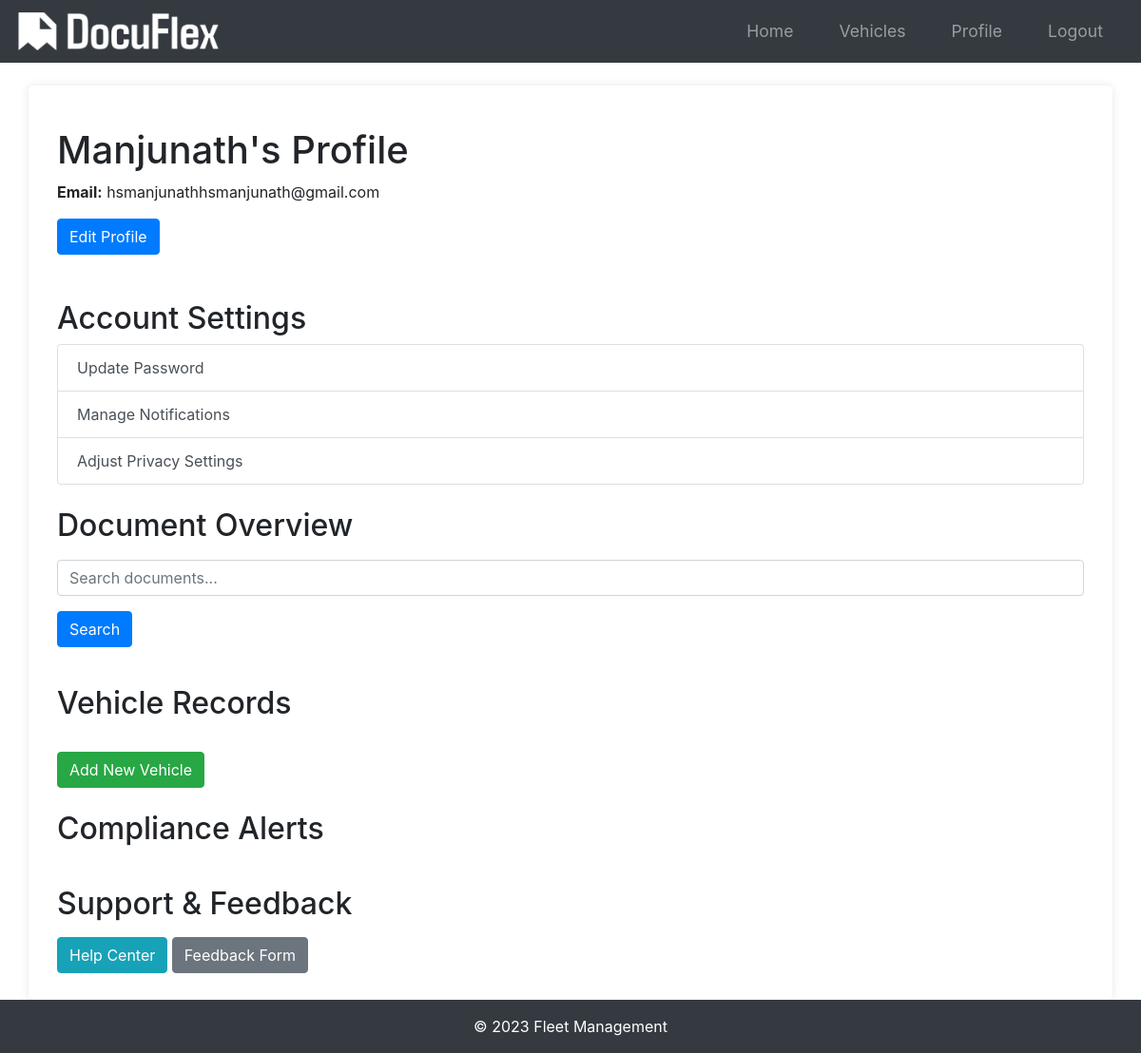
The app's page /profile (signed in), older data.
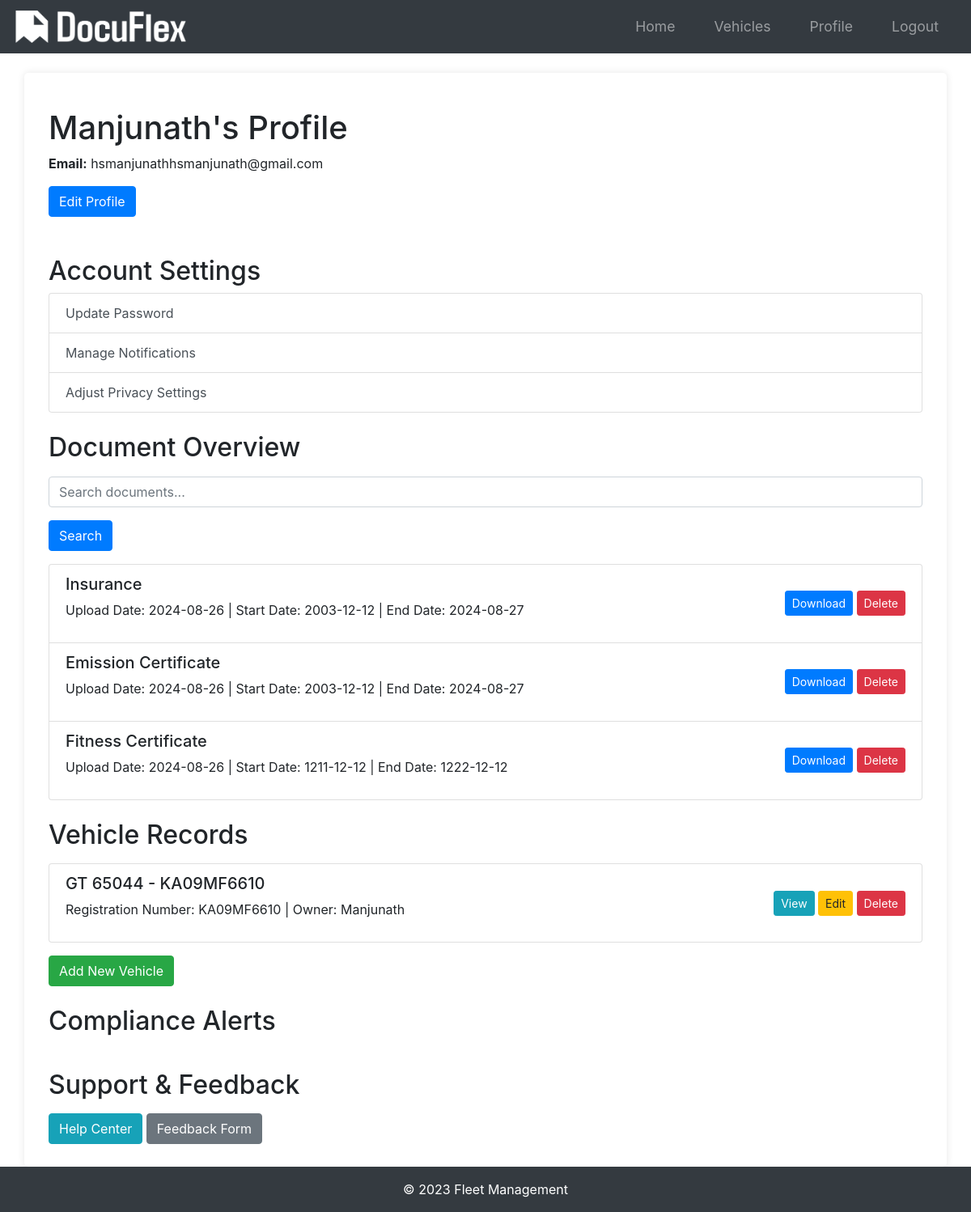
The same page, newer data.
### app/models.py (models this page shows, shortened)
class User(db.Model, UserMixin):
    id = db.Column(db.Integer, primary_key=True)
    username = db.Column(db.String(20), unique=True, nullable=False)
    email = db.Column(db.String(120), unique=True, nullable=False)
    phone = db.Column(db.String(20), nullable=True)  # Add phone field
    image_file = db.Column(db.String(20), nullable=False, default="default.jpg")
    password = db.Column(db.String(60), nullable=False)
    vehicles = db.relationship("Vehicle", backref="owner", lazy=True)
    compliance_alerts = db.relationship('ComplianceAlert', backref='user', lazy=True)
    feedbacks = db.relationship('Feedback', backref='user', lazy=True)
    logs = db.relationship('Log', backref='user', lazy=True)

class Document(db.Model):
    id = db.Column(db.Integer, primary_key=True)
    document_type = db.Column(db.String(50), nullable=False)
    serial_number = db.Column(db.String(100), nullable=False)
    start_date = db.Column(db.DateTime, nullable=False)
    end_date = db.Column(db.DateTime, nullable=False)
    date_posted = db.Column(db.DateTime, nullable=False, default=datetime.utcnow)
    vehicle_id = db.Column(
        db.Integer,
        db.ForeignKey("vehicle.id", ondelete="CASCADE"),
        nullable=False,
        index=True,
    )
    additional_info = db.Column(db.Text, nullable=True)
    user_id = db.Column(db.Integer, db.ForeignKey('user.id'), nullable=False)
    status = db.Column(db.String(20), nullable=True)
    file_path = db.Column(db.String(300), nullable=True)

class Vehicle(db.Model):
    id = db.Column(db.Integer, primary_key=True)
    name = db.Column(db.String(100), nullable=False)
    vehicle_number = db.Column(db.String(100), unique=True, nullable=False)
    user_id = db.Column(db.Integer, db.ForeignKey("user.id"), nullable=False)
    documents = db.relationship(
        "Document", backref="vehicle", lazy=True, cascade="all, delete-orphan"
    )

### app/routes.py (the view)
@main.route("/profile")
@login_required
def profile():
    vehicles = Vehicle.query.filter_by(owner=current_user).all()
    documents = Document.query.filter_by(user_id=current_user.id).all()
    return render_template("profile.html", vehicles=vehicles, documents=documents)

### app/__init__.py (called while the page is built)
def create_app(config_class=Config):
    app = Flask(__name__)
    app.config.from_object(config_class)
    db.init_app(app)
    bcrypt.init_app(app)
    login_manager.init_app(app)
    mail.init_app(app)
    migrate.init_app(app, db)
    login_manager.login_view = "main.login"
    login_manager.login_message_category = "info"
    from app.models import User
    @login_manager.user_loader
    def load_user(user_id):
        return User.query.get(int(user_id))
    from app.routes import main as main_blueprint
    app.register_blueprint(main_blueprint)
    scheduler = BackgroundScheduler()
    scheduler.add_job(check_document_expirations, "interval", hours=24)
    scheduler.start()
    return app

### app/templates/profile.html (shortened to what this page needs)
{% extends "base.html" %}
{% block content %}
<div class="container">
    <h1 class="mt-4">{{ current_user.username }}'s Profile</h1>
    <p><strong>Email:</strong> {{ current_user.email }}</p>
    <a href="{{ url_for('main.edit_profile') }}" class="btn btn-primary mb-4">Edit Profile</a>
    <h2 class="mt-4">Account Settings</h2>
    <div class="list-group">
        <a href="{{ url_for('main.update_password') }}" class="list-group-item list-group-item-action">Update Password</a>
        <a href="{{ url_for('main.manage_notifications') }}" class="list-group-item list-group-item-action">Manage Notifications</a>
        <a href="{{ url_for('main.adjust_privacy_settings') }}" class="list-group-item list-group-item-action">Adjust Privacy Settings</a>
    </div>
    <h2 class="mt-4">Document Overview</h2>
    <div id="document-overview" class="mt-3">
        <form method="GET" action="{{ url_for('main.search_documents') }}">
            <div class="mb-3">
                <input type="text" name="query" placeholder="Search documents..." class="form-control">
            </div>
            <button type="submit" class="btn btn-primary mb-3">Search</button>
        </form>
        <ul class="list-group">
            {% for document in documents %}
            <li class="list-group-item d-flex justify-content-between align-items-center">
                <span>
                    <h5>{{ document.document_type }}</h5>
                    <p>Upload Date: {{ document.date_posted.strftime('%Y-%m-%d') }} | Start Date: {{ document.start_date.strftime('%Y-%m-%d') }} | End Date: {{ document.end_date.strftime('%Y-%m-%d') }}</p>
                </span>
                <span>
                    <a href="{{ url_for('main.download_document', document_id=document.id) }}" class="btn btn-primary btn-sm">Download</a>
                    <form action="{{ url_for('main.delete_profile_document', document_id=document.id) }}" method="POST" class="d-inline">
                        <button type="submit" class="btn btn-danger btn-sm">Delete</button>
                    </form>
                </span>
            </li>
            {% endfor %}
        </ul>
    </div>
    <h2 class="mt-4">Vehicle Records</h2>
    <div id="vehicle-records" class="mt-3">
        <ul class="list-group">
            {% for vehicle in current_user.vehicles %}
            <li class="list-group-item d-flex justify-content-between align-items-center">
                <span>
                    <h5>{{ vehicle.name }} - {{ vehicle.vehicle_number }}</h5>
                    <p>Registration Number: {{ vehicle.vehicle_number }} | Owner: {{ vehicle.owner.username }}</p>
                </span>
                <span>
                    <a href="{{ url_for('main.view_vehicle', vehicle_id=vehicle.id) }}" class="btn btn-info btn-sm">View</a>
                    <a href="{{ url_for('main.edit_vehicle', vehicle_id=vehicle.id) }}" class="btn btn-warning btn-sm">Edit</a>
                    <form action="{{ url_for('main.send_delete_otp', vehicle_id=vehicle.id) }}" method="POST" class="d-inline">
                        <button type="submit" class="btn btn-danger btn-sm">Delete</button>
                    </form>
                </span>
            </li>
            {% endfor %}
        </ul>
        <a href="{{ url_for('main.new_vehicle') }}" class="btn btn-success mt-3">Add New Vehicle</a>
    </div>
    <h2 class="mt-4">Compliance Alerts</h2>
    <h2 class="mt-4">Support & Feedback</h2>
    <div id="support-feedback" class="mt-3">
        <a href="{{ url_for('main.help_center') }}" class="btn btn-info mb-2">Help Center</a>
        <a href="{{ url_for('main.feedback_form') }}" class="btn btn-secondary mb-2">Feedback Form</a>
    </div>
</div>
{% endblock %}

### app/templates/base.html (shortened to what this page needs)
<!DOCTYPE html>
<html lang="en">
<head>
    <link rel="stylesheet" href="{{ url_for('static', filename='styles.css') }}">
    <link rel="stylesheet" href="https://stackpath.bootstrapcdn.com/bootstrap/4.5.2/css/bootstrap.min.css">
    <link rel="stylesheet" href="https://cdnjs.cloudflare.com/ajax/libs/font-awesome/5.15.3/css/all.min.css">
</head>
<body>
    <nav class="navbar navbar-expand-lg navbar-dark bg-dark">
        <a class="navbar-brand" href="{{ url_for('main.index') }}">
            <img src="{{ url_for('static', filename='img/logo.png') }}" alt="Fleet Management Logo">
        </a>
        <div class="collapse navbar-collapse" id="navbarNav">
            <ul class="navbar-nav ml-auto">
                {% if current_user.is_authenticated %}
                    <li class="nav-item">
                        <a class="nav-link" href="{{ url_for('main.home') }}">Home</a>
                    </li>
                    <li class="nav-item">
                        <a class="nav-link" href="{{ url_for('main.list_vehicles') }}">Vehicles</a>
                    </li>
                    <li class="nav-item">
                        <a class="nav-link" href="{{ url_for('main.profile') }}">Profile</a>
                    </li>
                    <li class="nav-item">
                        <a class="nav-link" href="{{ url_for('main.logout') }}">Logout</a>
                    </li>
                {% endif %}
            </ul>
        </div>
    </nav>
    <main class="main-content container mt-4">
        {% block content %}{% endblock %}
    </main>
    <footer class="footer mt-auto py-3 bg-dark">
        <div class="container text-center text-white">
            <span>&copy; 2023 Fleet Management</span>
        </div>
    </footer>
</body>
</html>

### app/static/styles.css (style rules this page uses)
body { font-family: Arial, sans-serif; margin: 0; padding: 0; background-color: #f4f4f4; }
.container { width: 80%; margin: 0 auto; }
nav ul { list-style-type: none; padding: 0; }
nav ul li { display: inline; margin: 0 15px; }
nav ul li a { color: #fff; text-decoration: none; font-size: 1.1em; }
main { padding: 20px; background-color: #fff; border-radius: 5px; box-shadow: 0 0 10px rgba(0,0,0,0.1); }
.form-control { width: 100%; padding: 10px; border: 1px solid #ccc; border-radius: 5px; box-sizing: border-box; }
.btn-primary { display: inline-block; background-color: #5cb85c; color: #fff; padding: 10px 20px; border: none; border-radius: 5px; cursor: pointer; text-decoration: none; }
body { font-family: Arial, sans-serif; margin: 0; padding: 0; }
nav ul { list-style: none; padding: 0; }
nav ul li { display: inline; margin: 0 1rem; }
nav ul li a { color: #fff; text-decoration: none; }
.form-control { width: 100%; padding: 0.5rem; border: 1px solid #ccc; border-radius: 4px; }
.btn-primary { display: inline-block; padding: 0.75rem 1.25rem; border: none; border-radius: 4px; background-color: #007bff; color: #fff; text-align: center; cursor: pointer; }

### app/templates/base.html (style rules this page uses)
html, body { height: 100%; margin: 0; display: flex; flex-direction: column; }
.container { flex: 1; }
.footer { background-color: #343a40; color: white; }
.main-content { flex: 1; }
.navbar-brand img { height: 40px; width: auto; }

Row changes from the older to the newer data that the page shows:
added Document: document_type "Insurance", date_posted "2024-08-26", start_date "2003-12-12", end_date "2024-08-27"
added Document: document_type "Emission Certificate", date_posted "2024-08-26", start_date "2003-12-12", end_date "2024-08-27"
added Document: document_type "Fitness Certificate", date_posted "2024-08-26", start_date "1211-12-12", end_date "1222-12-12"
added Vehicle: name "GT 65044", vehicle_number "KA09MF6610", owner.username "Manjunath"
